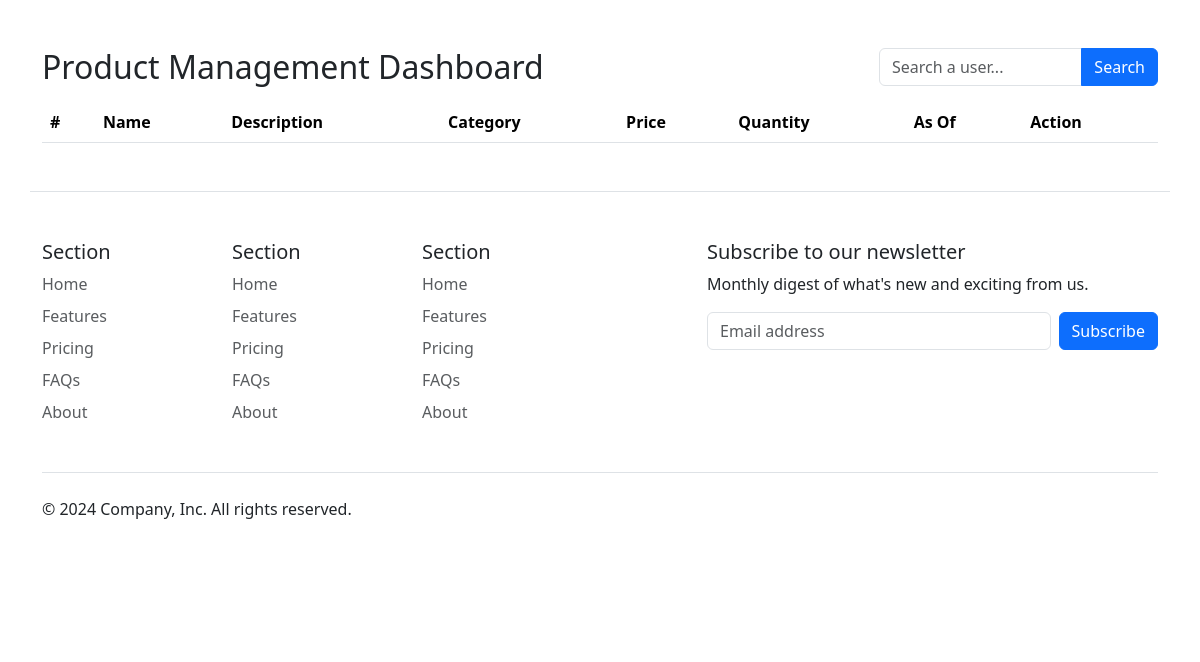
The page /inventoryAdminDashboard.php on the database as committed earlier.
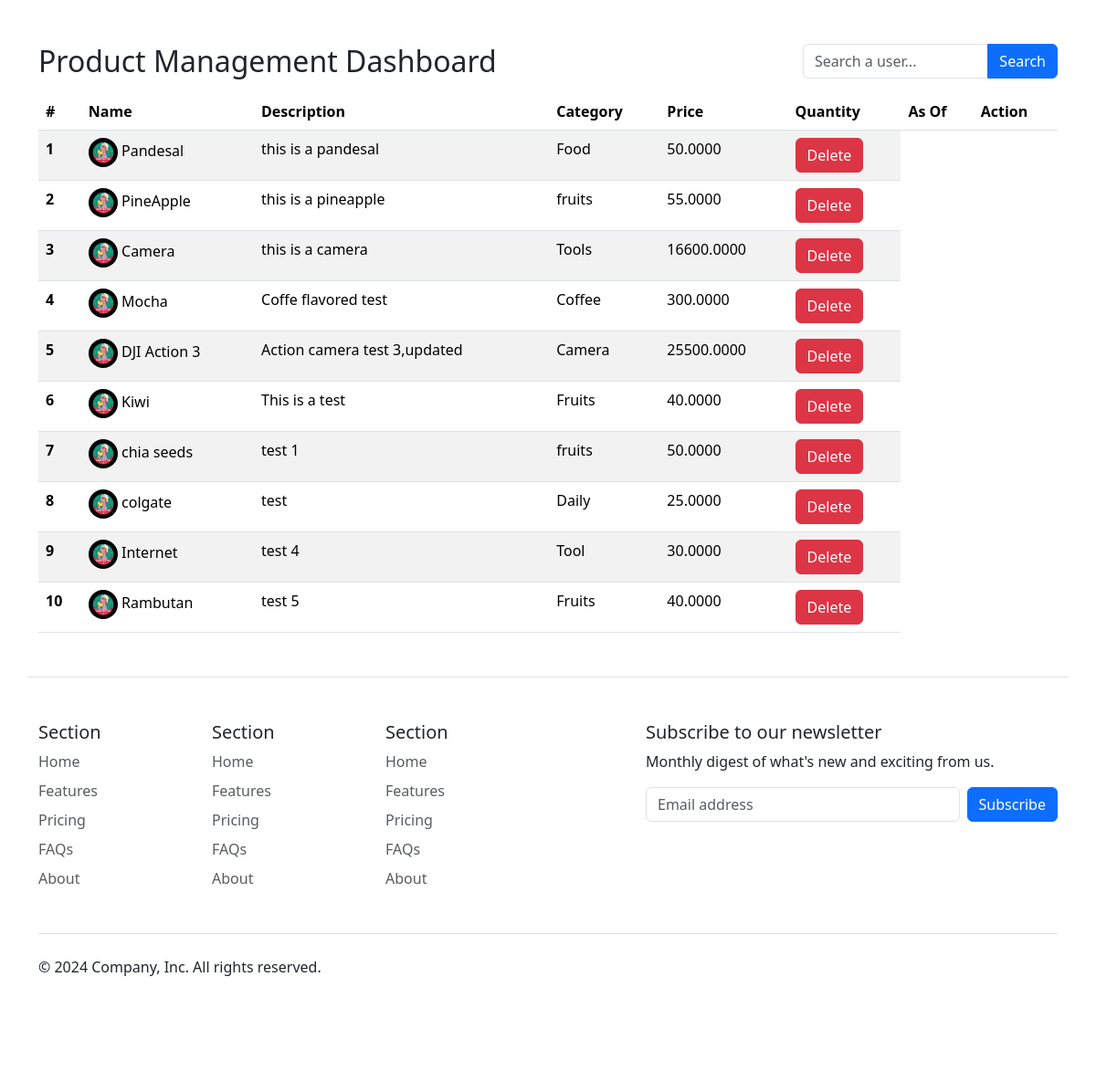
The same page on the database as committed later.
### tables this page shows
CREATE TABLE `products` (
  `product_id` int NOT NULL,
  `product_image` varchar(255) DEFAULT NULL,
  `product_name` varchar(255) NOT NULL,
  `product_description` varchar(255) NOT NULL,
  `product_category` varchar(255) NOT NULL,
  `product_price` decimal(19,4) NOT NULL,
  `product_stocks` int NOT NULL,
  `added_by` varchar(255) NOT NULL,
  `updated_by` varchar(255) NOT NULL,
  `created_at` timestamp NOT NULL DEFAULT CURRENT_TIMESTAMP,
  `updated_at` timestamp NOT NULL DEFAULT CURRENT_TIMESTAMP
);

### controllers/productController.php (called while the page is built, shortened)
<?php
class Products extends DbConnection
{
    public function getAllProducts($currentPage, $itemsPerPage, $searchTerm)
    {
        try {
            $pdo = $this->connect();
            $offset = ($currentPage - 1) * $itemsPerPage;
            if (!empty($searchTerm)) {
                print_r($searchTerm);
                $query = "SELECT *
                          FROM products
                          WHERE product_name LIKE :searchTerm
                          LIMIT  $offset , $itemsPerPage";
                $statement = $pdo->prepare($query);
                $statement->bindValue(':searchTerm', "%$searchTerm%", PDO::PARAM_STR);
            } else {
                $query = "SELECT *
                          FROM products
                          LIMIT $offset , $itemsPerPage";
                $statement = $pdo->prepare($query);
            }
            $statement->execute();
            $products = $statement->fetchAll(PDO::FETCH_ASSOC);
            return $products;
        } catch (PDOException $e) {
            echo "Product Retrieval failed" . $e->getMessage();
        }
    }
}

### inventoryAdminDashboard.php (the view, shortened to what this page needs)
<?php
require_once 'productController.php';
$searchTerm = isset($_GET['search']) ? $_GET['search'] : "";
$currentPage = $_GET['page'] ?? 1;
$itemsPerPage = 10;
$productsData = $products->getAllProducts($currentPage, $itemsPerPage, $searchTerm);
$counter = 1;
?>
<?php include_once 'components/header.php';?>
<main>
<div class="container">
<div class="d-flex justify-content-between mt-5 gap-5" >
<h2>Product Management Dashboard</h2>
<form class="w-25" method="get">
    <div class="input-group mb-3 ">
        <input class="form-control" type="search" name="search" placeholder="Search a user..." required>
        <button type="submit" class="btn btn-primary text-white input-group-append" >Search</button>
    </div>
  </form>
</div>
<table class="table table-striped">
<thead>
    <tr>
      <th scope="col">#</th>
      <th scope="col">Name</th>
      <th scope="col">Description</th>
      <th scope="col">Category</th>
      <th scope="col">Price</th>
      <th scope="col">Quantity</th>
      <th scope="col">As Of</th>
      <th scope="col">Action</th>
    </tr>
  </thead>
  <tbody>
    <?php foreach ($productsData as $product) {?>
    <tr>
      <th scope="row"><?=$counter++?></th>
      <td><img src="/uploads/<?=$product['product_image']?>" alt="Profile Image" width="32" height="32" class="rounded-circle"> <?=$product['product_name']?></td>
      <td><?=$product['product_description']?></td>
      <td><?=$product['product_category']?></td>
      <td><?=$product['product_price']?></td>
        <td><button class="btn btn-danger" data-bs-toggle="modal" data-bs-target="#deleteConfirmModal" data-user-id="<?=$user['ID']?>">Delete</button>
        </tr>
        <?php }?>
  </tbody>
</table>
</div>
</main>
<?php include_once 'components/footer.php';?>

### components/header.php (shortened to what this page needs)
<!DOCTYPE html>
<html lang="en">
<head>
    <link rel="stylesheet" href="https://cdnjs.cloudflare.com/ajax/libs/bootstrap/5.3.3/css/bootstrap.min.css" />
</head>
<body>

### components/Footer/footer.php (shortened to what this page needs)
<footer>
<div class="container mt-5 border-top">
  <footer class="py-5">
    <div class="row">
      <div class="col-6 col-md-2 mb-3">
        <h5>Section</h5>
        <ul class="nav flex-column">
          <li class="nav-item mb-2"><a href="#" class="nav-link p-0 text-body-secondary">Home</a></li>
          <li class="nav-item mb-2"><a href="#" class="nav-link p-0 text-body-secondary">Features</a></li>
          <li class="nav-item mb-2"><a href="#" class="nav-link p-0 text-body-secondary">Pricing</a></li>
          <li class="nav-item mb-2"><a href="#" class="nav-link p-0 text-body-secondary">FAQs</a></li>
          <li class="nav-item mb-2"><a href="#" class="nav-link p-0 text-body-secondary">About</a></li>
        </ul>
      </div>
      <div class="col-6 col-md-2 mb-3">
        <h5>Section</h5>
        <ul class="nav flex-column">
          <li class="nav-item mb-2"><a href="#" class="nav-link p-0 text-body-secondary">Home</a></li>
          <li class="nav-item mb-2"><a href="#" class="nav-link p-0 text-body-secondary">Features</a></li>
          <li class="nav-item mb-2"><a href="#" class="nav-link p-0 text-body-secondary">Pricing</a></li>
          <li class="nav-item mb-2"><a href="#" class="nav-link p-0 text-body-secondary">FAQs</a></li>
          <li class="nav-item mb-2"><a href="#" class="nav-link p-0 text-body-secondary">About</a></li>
        </ul>
      </div>
      <div class="col-6 col-md-2 mb-3">
        <h5>Section</h5>
        <ul class="nav flex-column">
          <li class="nav-item mb-2"><a href="#" class="nav-link p-0 text-body-secondary">Home</a></li>
          <li class="nav-item mb-2"><a href="#" class="nav-link p-0 text-body-secondary">Features</a></li>
          <li class="nav-item mb-2"><a href="#" class="nav-link p-0 text-body-secondary">Pricing</a></li>
          <li class="nav-item mb-2"><a href="#" class="nav-link p-0 text-body-secondary">FAQs</a></li>
          <li class="nav-item mb-2"><a href="#" class="nav-link p-0 text-body-secondary">About</a></li>
        </ul>
      </div>
      <div class="col-md-5 offset-md-1 mb-3">
        <form>
          <h5>Subscribe to our newsletter</h5>
          <p>Monthly digest of what's new and exciting from us.</p>
          <div class="d-flex flex-column flex-sm-row w-100 gap-2">
            <input id="newsletter1" type="text" class="form-control" placeholder="Email address">
            <button class="btn btn-primary" type="button">Subscribe</button>
          </div>
        </form>
      </div>
    </div>
    <div class="d-flex flex-column flex-sm-row justify-content-between py-4 my-4 border-top">
      <p>© 2024 Company, Inc. All rights reserved.</p>
      <ul class="list-unstyled d-flex">
        <li class="ms-3"><a class="link-body-emphasis" href="#"><svg class="bi" width="24" height="24"><use xlink:href="#twitter"></use></svg></a></li>
        <li class="ms-3"><a class="link-body-emphasis" href="#"><svg class="bi" width="24" height="24"><use xlink:href="#instagram"></use></svg></a></li>
        <li class="ms-3"><a class="link-body-emphasis" href="#"><svg class="bi" width="24" height="24"><use xlink:href="#facebook"></use></svg></a></li>
      </ul>
    </div>
  </footer>
</div>
</footer>
</body>
</html>

Rows that differ between the two databases and show on the page:
added products: product_image (picture), product_name "Pandesal", product_description "this is a pandesal", product_category "Food", product_price "50.0000"
added products: product_image (picture), product_name "PineApple", product_description "this is a pineapple", product_category "fruits", product_price "55.0000"
added products: product_image (picture), product_name "Camera", product_description "this is a camera", product_category "Tools", product_price "16600.0000"
added products: product_image (picture), product_name "Mocha", product_description "Coffe flavored test", product_category "Coffee", product_price "300.0000"
added products: product_image (picture), product_name "DJI Action 3", product_description "Action camera test 3,updated", product_category "Camera", product_price "25500.0000"
added products: product_image (picture), product_name "Kiwi", product_description "This is a test", product_category "Fruits", product_price "40.0000"
added products: product_image (picture), product_name "chia seeds", product_description "test 1", product_category "fruits", product_price "50.0000"
added products: product_image (picture), product_name "colgate", product_description "test", product_category "Daily", product_price "25.0000"
added products: product_image (picture), product_name "Internet", product_description "test 4", product_category "Tool", product_price "30.0000"
added products: product_image (picture), product_name "Rambutan", product_description "test 5", product_category "Fruits", product_price "40.0000"
